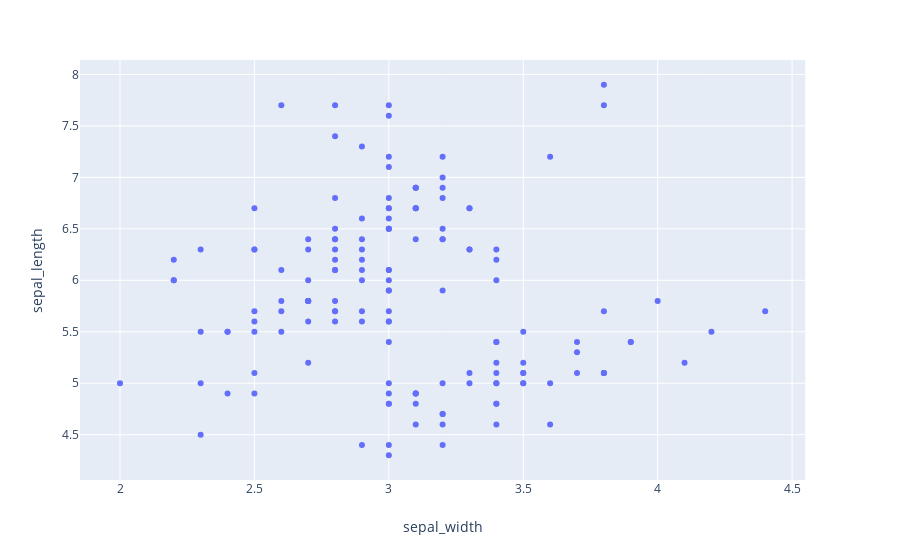

Write notebook code for a chart like this one.
### Code cell
iris = px.data.iris()
print(type(iris))
fig = px.scatter(iris, x="sepal_width", y="sepal_length")
fig.show()

### Figure 1 — Plotly figure (JSON) as saved in the notebook; plotly's stock layout.template omitted (floating-point values rounded to 4 significant figures; data arrays with more than 128 entries replaced by an {"elided": "..."} marker saying what was removed)
{"data": [{"hoverlabel": {"namelength": 0}, "hovertemplate": "sepal_width=%{x}<br>sepal_length=%{y}", "legendgroup": "", "marker": {"color": "#636efa", "symbol": "circle"}, "mode": "markers", "name": "", "showlegend": false, "type": "scatter", "x": {"elided": "150 float values"}, "xaxis": "x", "y": {"elided": "150 float values"}, "yaxis": "y"}], "layout": {"autosize": true, "legend": {"tracegroupgap": 0}, "margin": {"t": 60}, "xaxis": {"anchor": "y", "autorange": true, "domain": [0, 0.98], "range": [1.857, 4.543], "title": {"text": "sepal_width"}, "type": "linear"}, "yaxis": {"anchor": "x", "autorange": true, "domain": [0, 1], "range": [4.063, 8.137], "title": {"text": "sepal_length"}, "type": "linear"}}}
